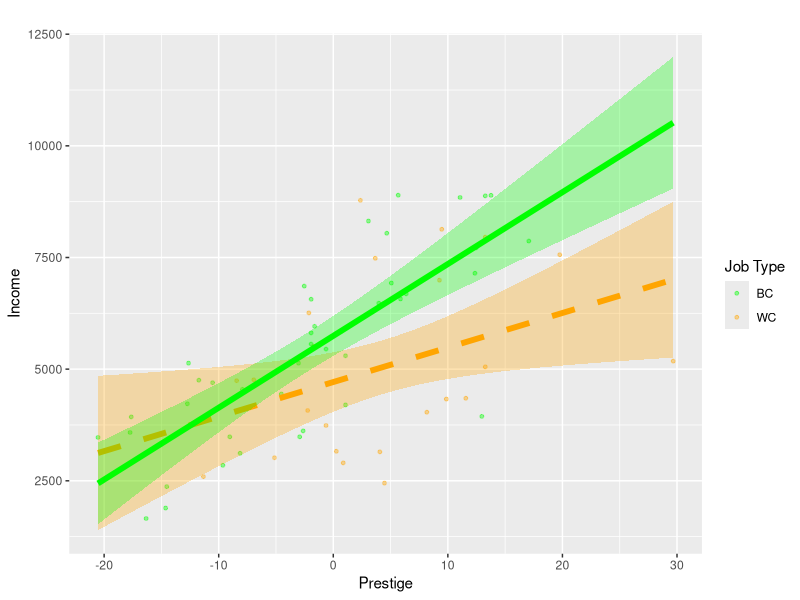

Source code (R):
## ---- chunk 1
knitr::opts_chunk$set(echo = TRUE)
## ---- chunk 2

# load some packages
library(tidyverse) # contains a bunch of packages for working with data, plotting, etc.
library(car)
# library(broom) - feel free to (down)load, but isn't necessary for this workshop
# library(kableExtra) - feel free to (down)load, but isn't necessary for this workshop

# if you need to install these packages, run the following lines of code:
# install.packages('tidyverse')
# install.packages('car')
# install.packages('broom')
# install.packages('kableExtra')

## ---- chunk 3

# first, let's load in some data
# we're going to use a potentially-familiar dataset from within the `car` package called Prestige
# this contains information about various types of jobs (e.g., average income, education, etc.)

df <- Prestige

# the head() function shows the first few rows of the dataframe
head(df)

# by default, it prints out 6 rows, but you can change that number using the n argument, e.g.,
head(df, n = 3)

# for simplicity, we just want to look at blue collar and white collar jobs
df <- df %>%
  filter(type != 'prof')
head(df)

## ---- chunk 4

# let's start by centering prestige
# there are two ways we can quickly accomplish this

# option 1: doing the math
df$prestige.c <- df$prestige - mean(df$prestige)

# option 2: using the scale function
# (note: if you set scale = TRUE, you will effectively be z-scoring your variable)
df$prestige.c <- scale(df$prestige, center = TRUE, scale = FALSE)

# now the mean of this variable should be (very very close to) zero
mean(df$prestige.c)

# we are also going to make sure that in our dataframe, R treats this variable as a vector (which will be important later)
df$prestige.c <- as.vector(df$prestige.c)

head(df)

## ---- chunk 5

# let's dummy code the job `type` variable
# blue collar (bc) = 0, and white collar (wc) = 1

df$type.d <- dplyr::recode(df$type, "bc" = 0, "wc" = 1)

head(df)

## ---- chunk 6

# let's also effect code the job `type` variable
# blue collar (bc) = -0.5, and white collar (wc) = 0.5

df$type.e <- dplyr::recode(df$type, "bc" = -0.5, "wc" = 0.5)

# note: the 'dplyr::' tells R which package to look in for the recode function
# while this isn't always necessary to do before calling a function, it's good practice
# it IS necessary to do, however, when multiple packages you've loaded have a function with the same name

head(df)

## ---- chunk 7

# fit model
# we want to make sure we're using the centered version of prestige
m1 <- lm(income ~ prestige.c, data = df)

summary(m1)

## ---- chunk 8

# fit model
# we want to make sure we're using the centered version of prestige

m2 <- lm(income ~ type.d, data = df)

summary(m2)

## ---- chunk 9

# fit model
m3 <- lm(income ~ type.e, data = df)

summary(m3)
summary(m2)

## ---- chunk 10

#2 main effects and an interaction
m4 <- lm(income ~ prestige.c + type.e + prestige.c * type.e, data = df)
summary(m4)

# this gives us the same output
m5 <- lm(income ~ prestige.c * type.e, data = df)
summary(m5)

## ---- chunk 11

# you'll notice that we also did this "as.vector" step to the prestige.c variable earlier in the code
# the point at which you do so typically doesn't matter, but it's often a good idea to do it **before**
# you fit your model (to avoid any data type mismatch errors)

df$prestige.c <- as.vector(df$prestige.c)
df$type.e <- as.vector(df$type.e) 

## ---- chunk 12

# first make a dataframe for the "higher" level of our type variable (+ the full range of possible prestige values)

dfhigh <- data.frame(
  prestige.c = seq(min(df$prestige.c, na.rm = T), max(df$prestige.c, na.rm = T), .1),
  type.e = .5) # you put whatever your categorical variable is here, and set it equal to one of the values/levels, 
               # if you dummy coded, it would be = to 1 and the below code would be equal to 0.

# then make the same thing for the "lower" level of our type variable (+ the full range of possible prestige valeus) 

dflow <- data.frame(
  prestige.c = seq(min(df$prestige.c, na.rm = T), max(df$prestige.c, na.rm = T), .1),
  type.e = -.5)

## ---- chunk 13

# these lines of code take the values of prestige & type we set up in the previous code chunk, and feed them
# into our fitted model (m5) w/ the predict() function in order to generate predicted values of our y variable (income)

high <- cbind(dfhigh, predict(m5, dfhigh, interval = "confidence"))
low <- cbind(dflow, predict(m5, dflow, interval = "confidence"))

# note: look inside of these variables to get a better understanding of how they were built

## ---- chunk 14

## general ggplot reminders:
# - alpha = adjusts the transperancy of a plot element
# - both fill and color can adjust the color of a plotting element — the one you want to use will depend 
#   on the type of plot you're drawing, e.g., color is used for lines/points, fill is used for error intervals
#   (or in some cases both are relevant, e.g., in bar plots, color will determine the outline color, and fill the inside color)

# (also see: https://www.maths.usyd.edu.au/u/UG/SM/STAT3022/r/current/Misc/data-visualization-2.1.pdf)

plot <- ggplot(high, aes(prestige.c, fit)) +
  # geom_point(): use original data to plot datapoints
  # note, you must use as.factor here to turn this into a variable with two levels,
  # or else it will try to plot this as a continuous variable
  geom_point(data = df, 
             aes(prestige.c, income, color = as.factor(type.e)),
             alpha = .4, size = 1, show.legend = T) +
  
  # geom_ribbon(): draw error interval around regression line (for type.e = 0.5)
  geom_ribbon(data = high, aes(ymin = lwr, ymax = upr),
              alpha = .3, fill = "orange") +
  
  # geom_line(): draw regression line (for type.e = 0.5)
  geom_line(data = high, aes(prestige.c, fit),
            size = 2, color = "orange", linetype = "dashed") +
  
  # geom_ribbon(): draw error interval around regression line (for type.e = -0.5)
  geom_ribbon(data = low, aes(ymin = lwr, ymax = upr), alpha = .3, fill = "green") +
  
  # geom_line(): draw regression line (for type.e = 0.5)
  geom_line(data = low, aes(prestige.c, fit), size = 2, color = "green") +
  
  # define the colors we want to use for each job type, and make sure they have readable labels
  scale_color_manual(name = "Job Type", labels = c("BC", "WC"), values = c("green", "orange")) +
  
  # generate plot labels
  labs(x = "Prestige", y = "Income", title = " ")

# show plot
plot

